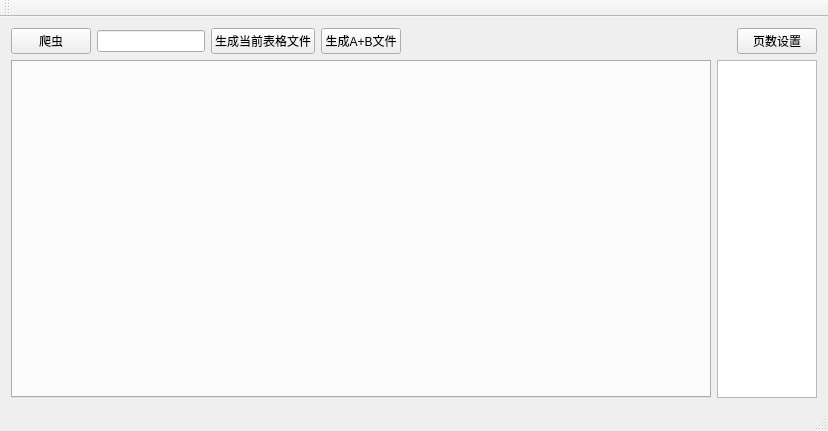
<?xml version="1.0" encoding="UTF-8"?>
<ui version="4.0">
 <class>MainWindow</class>
 <widget class="QMainWindow" name="MainWindow">
  <property name="geometry">
   <rect>
    <x>0</x>
    <y>0</y>
    <width>828</width>
    <height>431</height>
   </rect>
  </property>
  <property name="windowTitle">
   <string>MainWindow</string>
  </property>
  <widget class="QWidget" name="centralWidget">
   <layout class="QVBoxLayout" name="verticalLayout">
    <item>
     <layout class="QHBoxLayout" name="horizontalLayout">
      <item>
       <widget class="QPushButton" name="SpiderButton">
        <property name="text">
         <string>爬虫</string>
        </property>
       </widget>
      </item>
      <item>
       <widget class="QLineEdit" name="SearchEdit">
        <property name="sizePolicy">
         <sizepolicy hsizetype="Fixed" vsizetype="Fixed">
          <horstretch>0</horstretch>
          <verstretch>0</verstretch>
         </sizepolicy>
        </property>
       </widget>
      </item>
      <item>
       <widget class="QPushButton" name="FileOnlyButton">
        <property name="text">
         <string>生成当前表格文件</string>
        </property>
       </widget>
      </item>
      <item>
       <widget class="QPushButton" name="FileWholeButton">
        <property name="text">
         <string>生成A+B文件</string>
        </property>
       </widget>
      </item>
      <item>
       <spacer name="horizontalSpacer">
        <property name="orientation">
         <enum>Qt::Horizontal</enum>
        </property>
        <property name="sizeHint" stdset="0">
         <size>
          <width>40</width>
          <height>20</height>
         </size>
        </property>
       </spacer>
      </item>
      <item>
       <widget class="QPushButton" name="pageButton">
        <property name="text">
         <string>页数设置</string>
        </property>
       </widget>
      </item>
     </layout>
    </item>
    <item>
     <layout class="QHBoxLayout" name="horizontalLayout_2" stretch="10,1">
      <item>
       <widget class="QTabWidget" name="tabWidget"/>
      </item>
      <item>
       <widget class="QListWidget" name="pageWidget">
        <property name="minimumSize">
         <size>
          <width>100</width>
          <height>0</height>
         </size>
        </property>
       </widget>
      </item>
     </layout>
    </item>
   </layout>
  </widget>
  <widget class="QMenuBar" name="menuBar">
   <property name="geometry">
    <rect>
     <x>0</x>
     <y>0</y>
     <width>828</width>
     <height>23</height>
    </rect>
   </property>
  </widget>
  <widget class="QToolBar" name="mainToolBar">
   <attribute name="toolBarArea">
    <enum>TopToolBarArea</enum>
   </attribute>
   <attribute name="toolBarBreak">
    <bool>false</bool>
   </attribute>
  </widget>
  <widget class="QStatusBar" name="statusBar"/>
 </widget>
 <layoutdefault spacing="6" margin="11"/>
 <resources/>
 <connections/>
</ui>
